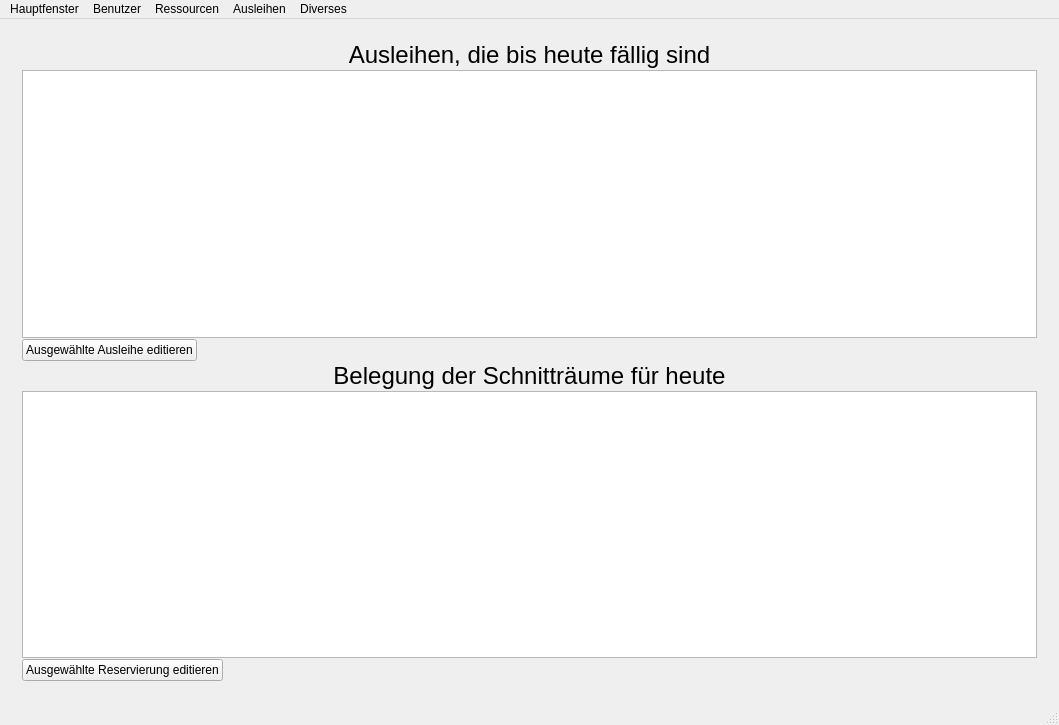
<?xml version="1.0" encoding="UTF-8"?>
<ui version="4.0">
 <class>MainWindow</class>
 <widget class="QMainWindow" name="MainWindow">
  <property name="geometry">
   <rect>
    <x>0</x>
    <y>0</y>
    <width>1059</width>
    <height>725</height>
   </rect>
  </property>
  <property name="windowTitle">
   <string>MainWindow</string>
  </property>
  <widget class="QWidget" name="centralWidget">
   <layout class="QGridLayout" name="gridLayout_2">
    <item row="0" column="0">
     <widget class="MainStackedWidget" name="stackedWidget">
      <property name="currentIndex">
       <number>0</number>
      </property>
      <widget class="QWidget" name="page">
       <layout class="QGridLayout" name="gridLayout_3">
        <item row="0" column="0">
         <layout class="QVBoxLayout" name="verticalLayout_2" stretch="0,0,0,0,0,0">
          <property name="spacing">
           <number>1</number>
          </property>
          <item>
           <widget class="QLabel" name="labelLoansDueToday">
            <property name="font">
             <font>
              <pointsize>18</pointsize>
             </font>
            </property>
            <property name="text">
             <string>Ausleihen, die bis heute fällig sind</string>
            </property>
            <property name="alignment">
             <set>Qt::AlignCenter</set>
            </property>
           </widget>
          </item>
          <item>
           <widget class="QTableView" name="tableViewLoansDueToday">
            <property name="editTriggers">
             <set>QAbstractItemView::NoEditTriggers</set>
            </property>
            <property name="selectionMode">
             <enum>QAbstractItemView::SingleSelection</enum>
            </property>
            <property name="selectionBehavior">
             <enum>QAbstractItemView::SelectRows</enum>
            </property>
           </widget>
          </item>
          <item>
           <layout class="QHBoxLayout" name="horizontalLayout_2">
            <item>
             <widget class="QPushButton" name="buttonEditLoan">
              <property name="text">
               <string>Ausgewählte Ausleihe editieren</string>
              </property>
             </widget>
            </item>
            <item>
             <spacer name="horizontalSpacer">
              <property name="orientation">
               <enum>Qt::Horizontal</enum>
              </property>
              <property name="sizeHint" stdset="0">
               <size>
                <width>40</width>
                <height>20</height>
               </size>
              </property>
             </spacer>
            </item>
           </layout>
          </item>
          <item>
           <widget class="QLabel" name="labelEditingroomsOccupance">
            <property name="font">
             <font>
              <pointsize>18</pointsize>
             </font>
            </property>
            <property name="text">
             <string>Belegung der Schnitträume für heute</string>
            </property>
            <property name="alignment">
             <set>Qt::AlignCenter</set>
            </property>
           </widget>
          </item>
          <item>
           <widget class="QTableView" name="tableViewEditingRoomsOccupance">
            <property name="editTriggers">
             <set>QAbstractItemView::NoEditTriggers</set>
            </property>
            <property name="selectionMode">
             <enum>QAbstractItemView::SingleSelection</enum>
            </property>
            <property name="selectionBehavior">
             <enum>QAbstractItemView::SelectRows</enum>
            </property>
           </widget>
          </item>
          <item>
           <layout class="QHBoxLayout" name="horizontalLayout_3">
            <item>
             <widget class="QPushButton" name="buttonEditRoomLoan">
              <property name="text">
               <string>Ausgewählte Reservierung editieren</string>
              </property>
             </widget>
            </item>
            <item>
             <spacer name="horizontalSpacer_2">
              <property name="orientation">
               <enum>Qt::Horizontal</enum>
              </property>
              <property name="sizeHint" stdset="0">
               <size>
                <width>40</width>
                <height>20</height>
               </size>
              </property>
             </spacer>
            </item>
           </layout>
          </item>
         </layout>
        </item>
       </layout>
       <zorder></zorder>
      </widget>
     </widget>
    </item>
   </layout>
  </widget>
  <widget class="QMenuBar" name="menuBar">
   <property name="geometry">
    <rect>
     <x>0</x>
     <y>0</y>
     <width>1059</width>
     <height>18</height>
    </rect>
   </property>
   <widget class="QMenu" name="menuBenutzer">
    <property name="title">
     <string>Benutzer</string>
    </property>
    <addaction name="actionBenutzer_verwalten"/>
   </widget>
   <widget class="QMenu" name="menuRessourcen">
    <property name="title">
     <string>Ressourcen</string>
    </property>
    <addaction name="actionRessourcen_verwalten"/>
   </widget>
   <widget class="QMenu" name="menuAusleihen">
    <property name="title">
     <string>Ausleihen</string>
    </property>
    <addaction name="actionNeue_Ausleihe"/>
    <addaction name="actionAusleihen_verwalten"/>
   </widget>
   <widget class="QMenu" name="menuDiverses">
    <property name="title">
     <string>Diverses</string>
    </property>
    <addaction name="actionOptionen"/>
   </widget>
   <widget class="QMenu" name="menuHauptfenster">
    <property name="title">
     <string>Hauptfenster</string>
    </property>
    <addaction name="actionHauptfenster"/>
   </widget>
   <addaction name="menuHauptfenster"/>
   <addaction name="menuBenutzer"/>
   <addaction name="menuRessourcen"/>
   <addaction name="menuAusleihen"/>
   <addaction name="menuDiverses"/>
  </widget>
  <widget class="QStatusBar" name="statusBar"/>
  <action name="actionBenutzer_verwalten">
   <property name="text">
    <string>Benutzer verwalten</string>
   </property>
   <property name="shortcut">
    <string>Alt+B</string>
   </property>
  </action>
  <action name="actionRessourcen_verwalten">
   <property name="text">
    <string>Ressourcen verwalten</string>
   </property>
   <property name="shortcut">
    <string>Alt+R</string>
   </property>
  </action>
  <action name="actionNeue_Ausleihe">
   <property name="text">
    <string>Neue Ausleihe</string>
   </property>
   <property name="shortcut">
    <string>Alt+N</string>
   </property>
  </action>
  <action name="actionAusleihen_verwalten">
   <property name="text">
    <string>Ausleihen verwalten</string>
   </property>
   <property name="shortcut">
    <string>Alt+A</string>
   </property>
  </action>
  <action name="actionHauptfenster">
   <property name="text">
    <string>Hauptfenster</string>
   </property>
   <property name="shortcut">
    <string>Alt+H</string>
   </property>
  </action>
  <action name="actionOptionen">
   <property name="text">
    <string>Optionen</string>
   </property>
   <property name="shortcut">
    <string>Alt+O</string>
   </property>
  </action>
 </widget>
 <layoutdefault spacing="6" margin="11"/>
 <customwidgets>
  <customwidget>
   <class>MainStackedWidget</class>
   <extends>QStackedWidget</extends>
   <header>mainstackedwidget.h</header>
   <container>1</container>
  </customwidget>
 </customwidgets>
 <resources/>
 <connections/>
</ui>
